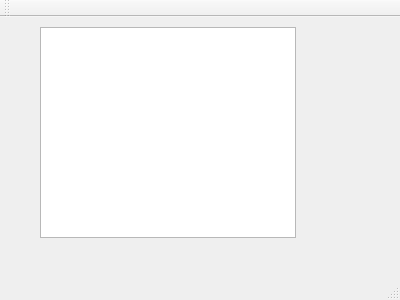
<?xml version="1.0" encoding="UTF-8"?>
<ui version="4.0">
 <class>MainWindow</class>
 <widget class="QMainWindow" name="MainWindow">
  <property name="geometry">
   <rect>
    <x>0</x>
    <y>0</y>
    <width>400</width>
    <height>300</height>
   </rect>
  </property>
  <property name="windowTitle">
   <string>MainWindow</string>
  </property>
  <widget class="QWidget" name="centralWidget">
   <widget class="QTreeView" name="treeView">
    <property name="geometry">
     <rect>
      <x>40</x>
      <y>10</y>
      <width>256</width>
      <height>211</height>
     </rect>
    </property>
   </widget>
  </widget>
  <widget class="QMenuBar" name="menuBar">
   <property name="geometry">
    <rect>
     <x>0</x>
     <y>0</y>
     <width>400</width>
     <height>21</height>
    </rect>
   </property>
  </widget>
  <widget class="QToolBar" name="mainToolBar">
   <attribute name="toolBarArea">
    <enum>TopToolBarArea</enum>
   </attribute>
   <attribute name="toolBarBreak">
    <bool>false</bool>
   </attribute>
  </widget>
  <widget class="QStatusBar" name="statusBar"/>
 </widget>
 <layoutdefault spacing="6" margin="11"/>
 <resources/>
 <connections/>
</ui>
